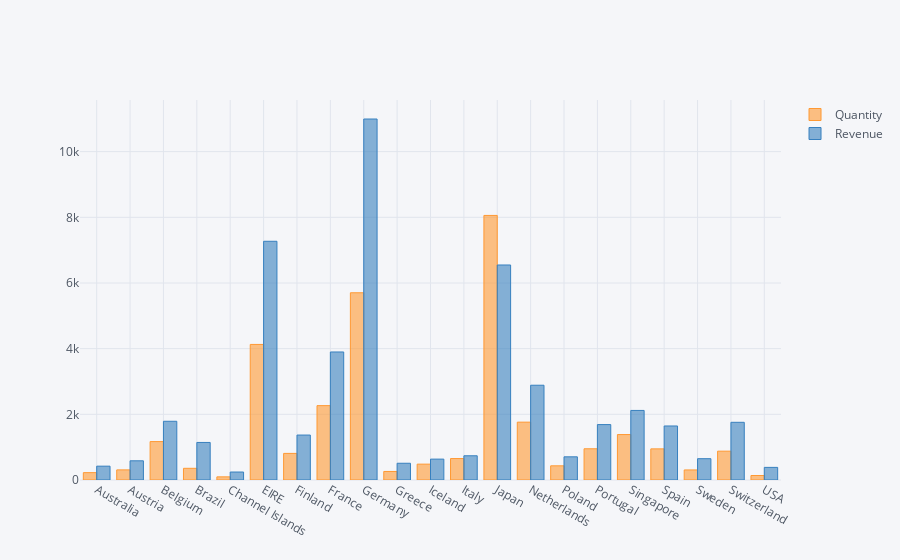

Notebook source saved alongside this figure:
### Markdown cell above
## 1. Create an interactive bar chart showing total quantity and revenue by country (excluding United Kingdom) for the month of April 2011.

### Code cell
# Create masks to filter the dataframe
mask_month = data.InvoiceDate.apply(lambda x : x.month) == 4
mask_year = data.InvoiceDate.apply(lambda x : x.year) == 2011

# Filter the dataframe and create the interactive chart
data[mask_month & mask_year].groupby(by='Country').sum().loc['Australia' : 'USA', 
                                                             ['Quantity', 'Revenue']].iplot(kind='bar')

### Figure 1 — Plotly figure (JSON) as saved in the notebook; plotly's stock layout.template omitted (floating-point values rounded to 4 significant figures)
{"data": [{"marker": {"color": "rgba(255, 153, 51, 0.6)", "line": {"color": "rgba(255, 153, 51, 1.0)", "width": 1}}, "name": "Quantity", "orientation": "v", "text": "", "type": "bar", "uid": "417e8afb-c4bd-447f-bba1-e339c0e9ac2d", "x": ["Australia", "Austria", "Belgium", "Brazil", "Channel Islands", "EIRE", "Finland", "France", "Germany", "Greece", "Iceland", "Italy", "Japan", "Netherlands", "Poland", "Portugal", "Singapore", "Spain", "Sweden", "Switzerland", "USA"], "y": [224, 308, 1170, 356, 96, 4129, 810, 2265, 5702, 260, 483, 653, 8058, 1762, 432, 951, 1384, 948, 306, 878, 137]}, {"marker": {"color": "rgba(55, 128, 191, 0.6)", "line": {"color": "rgba(55, 128, 191, 1.0)", "width": 1}}, "name": "Revenue", "orientation": "v", "text": "", "type": "bar", "uid": "9fe5accf-afb6-44ce-9031-52d9f39ff7e1", "x": ["Australia", "Austria", "Belgium", "Brazil", "Channel Islands", "EIRE", "Finland", "France", "Germany", "Greece", "Iceland", "Italy", "Japan", "Netherlands", "Poland", "Portugal", "Singapore", "Spain", "Sweden", "Switzerland", "USA"], "y": [421.6, 584.8, 1788.0, 1144.0, 243.0, 7270.0, 1369.0, 3899.0, 10990.0, 509.7, 636.2, 737.8, 6549.0, 2887.0, 705.8, 1688.0, 2119.0, 1646.0, 649.1, 1757.0, 383.9]}], "layout": {"legend": {"bgcolor": "#F5F6F9", "font": {"color": "#4D5663"}}, "paper_bgcolor": "#F5F6F9", "plot_bgcolor": "#F5F6F9", "title": {"font": {"color": "#4D5663"}}, "xaxis": {"gridcolor": "#E1E5ED", "showgrid": true, "tickfont": {"color": "#4D5663"}, "title": {"font": {"color": "#4D5663"}, "text": ""}, "zerolinecolor": "#E1E5ED"}, "yaxis": {"gridcolor": "#E1E5ED", "showgrid": true, "tickfont": {"color": "#4D5663"}, "title": {"font": {"color": "#4D5663"}, "text": ""}, "zerolinecolor": "#E1E5ED"}}}
